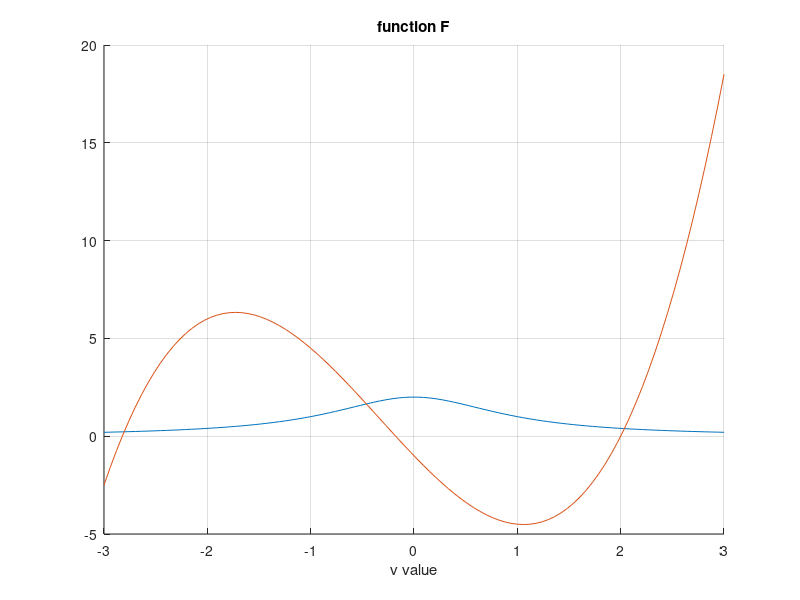

MATLAB code to generate this figure:
clear all;
close all;
clc;

a = 0.5;
## create vector from -3 to 3 with 100 elements
v = linspace(-3,3,100);

F=((8 *a ^2) ./(v .^2 + 4*a^2));

grid on;

hold on
plot(v, F)
title("function F");
xlabel("v value");

G = v .^3 + 2*a*v .^2 - (a+5)*v - 1;
plot(v, G)

hold off